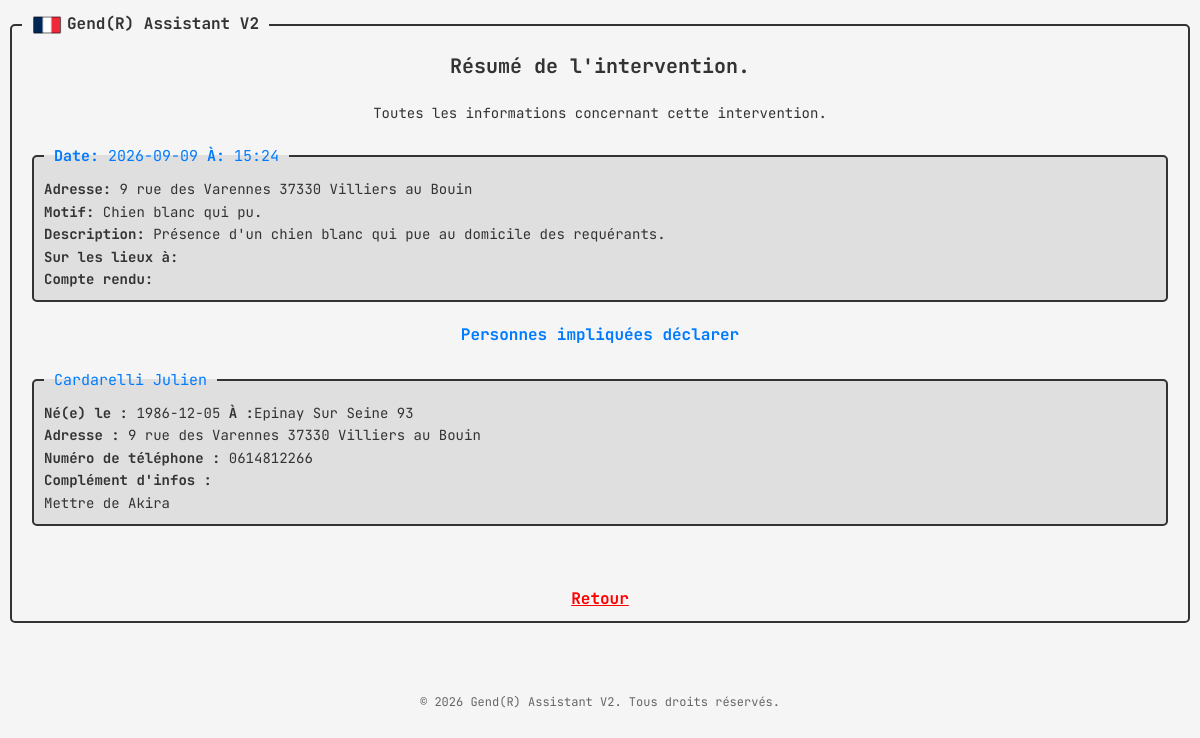
The page /consult_page?intervention_id=5 (signed in) on the database its author committed.
### tables this page shows
CREATE TABLE interventions (
                id INTEGER PRIMARY KEY AUTOINCREMENT,
                username TEXT NOT NULL,
                date TEXT NOT NULL,
                hour TEXT NOT NULL,
                location TEXT NOT NULL,
                type TEXT NOT NULL,
                description TEXT NOT NULL,
                arrived TEXT,
                cr TEXT,
                endhour TEXT
                );

CREATE TABLE persons (
                id INTEGER PRIMARY KEY AUTOINCREMENT,
                intervention_id INTEGER NOT NULL,
                fullname TEXT NOT NULL,
                birthdate TEXT NOT NULL,
                place_of_birth TEXT NOT NULL,
                location TEXT NOT NULL,
                phone TEXT NOT NULL,
                complement TEXT
                );

### app.py (the view)
@app.route('/consult_page')
def consult_page():
    if 'username' not in session:
        return redirect(url_for('login'))
    intervention_id = request.args.get('intervention_id')
    intervention = db_handler.get_intervention_by_id(intervention_id)
    persons = db_handler.get_person_interventions(intervention_id)
    return render_template('consult_page.html', intervention=intervention, persons=persons)

### database_handler.py (called while the page is built)
    def get_intervention_by_id(self, intervention_id):
        conn = sqlite3.connect(self.path)
        cursor = conn.cursor()
        cursor.execute('SELECT * FROM interventions WHERE id = ?', (intervention_id,))
        intervention = cursor.fetchone()
        conn.close()
        return intervention

    def get_person_interventions(self, intervention_id):
        conn = sqlite3.connect('database.db')
        cursor = conn.cursor()
        cursor.execute("SELECT * FROM persons WHERE intervention_id = ?", (intervention_id,))
        persons = cursor.fetchall()
        conn.close()
        return persons

### templates/consult_page.html
{% extends 'base.html' %}
{% block content %}
    <div class="title">
        <h3>Résumé de l'intervention.</h3>
        <p>Toutes les informations concernant cette intervention.</p>
    </div>
    <div class="resume-card">
        <fieldset class="interventions">
            <legend><strong>Date:</strong> {{ intervention[2] }} <strong>À:</strong> {{ intervention[3] }}</legend>
            <p><strong>Adresse:</strong> {{ intervention[4] }}</p>
            <p><strong>Motif:</strong> {{ intervention[5] }}</p>
            <p><strong>Description:</strong> {{ intervention[6] }}</p>
            <p><strong>Sur les lieux à:</strong> {{ intervention[7] }}</p>
            <p><strong>Compte rendu:</strong> {{ intervention[8] }}</p>
        </fieldset>
        <div class="subtitle">
            <h4>Personnes impliquées déclarer</h4>
        </div>
        {% if persons %}
            {% for person in persons %}
                <div class="resume-person-card">
                    <fieldset>
                        <legend>{{ person[2] }}</legend>
                        <p><strong>Né(e) le : </strong>{{ person[3] }} <strong>À :</strong>{{ person[4] }}</p>
                        <p><strong>Adresse : </strong>{{ person[5] }}</p>
                        <p><strong>Numéro de téléphone : </strong>{{ person[6] }}</p>
                        <p><strong>Complément d'infos :</strong></p>
                        <p>{{ person[7] }}</p>
                    </fieldset>
                </div>
            {% endfor %}
        {% endif %}
    </div>
    <div class="return">
        <a href="{{ url_for('homepage')}}">Retour</a>
    </div>
{% endblock %}

### static/css/base.css (style rules this page uses)
* { box-sizing: border-box; margin: 0; padding: 0; }
body { font-family: "JetBrains Mono", monospace; background-color: #f5f5f5; color: #333; line-height: 1.6; padding: 0; }
fieldset { display: flex; flex-direction: column; border: 2px solid #333; padding: 10px; border-radius: 5px; margin: 10px; height: calc(100% - 20px); min-height: calc(100% - 20px); overflow-y: auto; }
.title { display: flex; flex: 1; flex-direction: column; align-items: center; justify-content: center; text-align: center; }
.title h3 { font-size: 20px; margin-bottom: 20px; }
.title p { font-size: 14px; margin-bottom: 10px; }

### static/css/view_persons.css (style rules this page uses)
.return { display: flex; justify-content: center; margin-top: 50px; }
.return a { text-align: center; color: red; font-size: 16px; font-weight: bold; }

### static/css/consult_page.css (style rules this page uses)
.resume-card fieldset { background-color: #dfdfdf; }
.resume-card fieldset legend { color: #007BFF; font-size: 15px; padding: 0 10px; }
.resume-card fieldset p { font-size: 14px; }
.resume-card .subtitle { display: flex; justify-content: center; align-items: center; margin: 20px; }
.resume-card .subtitle h4 { color: #007BFF; }

### rows shown on the page
interventions: date "2026-09-09", hour "15:24", location "9 rue des Varennes 37330 Villiers au Bouin", type "Chien blanc qui pu.", description "Présence d'un chien blanc qui pue au domicile des requérants."
persons: fullname "Cardarelli Julien", birthdate "1986-12-05", place_of_birth "Epinay Sur Seine 93", location "9 rue des Varennes 37330 Villiers au Bouin", phone "0614812266", complement "Mettre de Akira"
